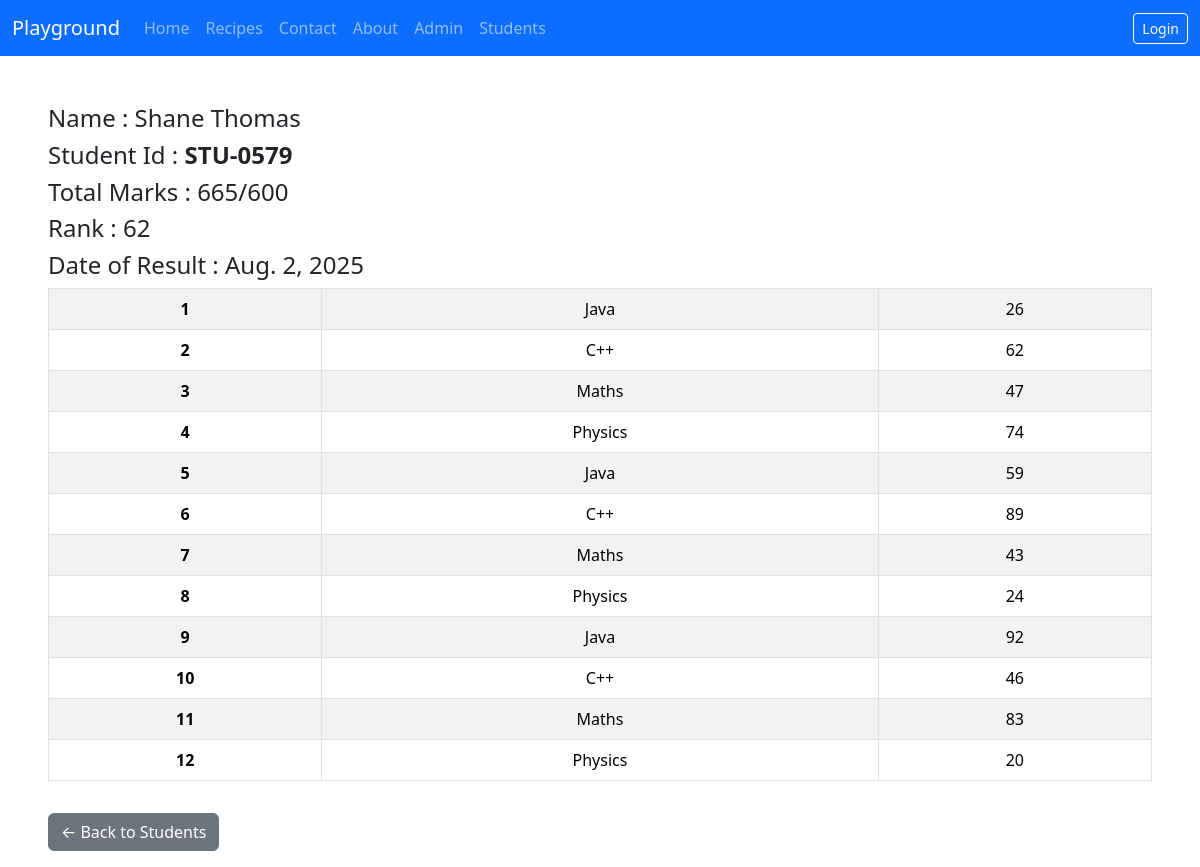
The app's page /marks/79 with its own data.
### vege/models.py (models this page shows, shortened)
class SubjectMarks(models.Model):
    student = models.ForeignKey(Student, related_name="studentmarks", on_delete=models.CASCADE)
    subject = models.ForeignKey(Subject, on_delete=models.CASCADE)
    marks = models.IntegerField()
    class Meta:
        unique_together = ['student', 'subject']

class Student(models.Model):
    department = models.ForeignKey(Department, related_name="depart", on_delete=models.CASCADE)
    student_id = models.OneToOneField(StudentID, related_name="studentid", on_delete=models.CASCADE)
    student_name = models.CharField(max_length=100)
    student_email = models.EmailField(unique=True)
    student_age = models.IntegerField(default=18)
    student_address = models.TextField()
    is_deleted = models.BooleanField(default= False)
    objects = StudentManager()
    admin_objects = models.Manager()
    class Meta:
        ordering = ['student_name']
        verbose_name = "student"

class StudentID(models.Model):
    student_id = models.CharField(max_length=100, unique=True)
    def __str__(self) -> str:
        return self.student_id

class ReportCard(models.Model):
    student = models.ForeignKey(Student, related_name="studentreportcard", on_delete=models.CASCADE)
    student_rank = models.IntegerField()
    date_of_rank_generation = models.DateField(auto_now_add=True)
    class Meta:
        unique_together = ['student_rank', 'date_of_rank_generation']

class Subject(models.Model):
    subject_name = models.CharField(max_length=100)

### vege/views.py (the view)
# urls.py: path('marks/<student_id>', see_marks, name = 'see_marks'),
def see_marks(request, student_id):
    queryset = SubjectMarks.objects.filter(student__student_id__student_id__icontains = student_id)
    total_marks = queryset.aggregate(total_marks = Sum('marks'))
    return render(request, "report/marks.html", {'queryset' : queryset, 'total_marks' : total_marks})

### vege/templates/report/marks.html (shortened to what this page needs)
{% extends "base.html" %}
{% block start %}
  <div class="table-responsive mt-5 mx-5">
    <h4>Name : {{queryset.first.student.student_name}}</h4>
    <h4>Student Id : <b> {{queryset.first.student.student_id}} </b></h4>
    <h4>Total Marks : {{ total_marks.total_marks }}/600</h4>
    <h4>Rank : {{queryset.first.student.studentreportcard.first.student_rank}} </h4>
    <h4>Date of Result : {{queryset.first.student.studentreportcard.first.date_of_rank_generation}} </h4>
    <table class="table table-bordered table-striped table-hover text-center">
      <tbody>
        {% for marks in queryset %}
        <tr>
          <th>{{forloop.counter}}</th>
          <td>{{marks.subject.subject_name}}</td>
          <td>{{ marks.marks }}</td>
          </tr>
        {% empty %}
        <tr>
          <td colspan="7">No student marks available.</td>
        </tr>
        {% endfor %}
      </tbody>
    </table>
  </div>
  <div class="mb-3 mt-3 mx-5">
    <a href="{% url 'get_students' %}" class="btn btn-secondary">&larr; Back to Students</a>
  </div>
{% endblock %}

### records on screen
SubjectMarks: first.student.student_name "Shane Thomas", first.student.student_id "STU-0579", first.student.studentreportcard.first.student_rank "62", first.student.studentreportcard.first.date_of_rank_generation "Aug. 2, 2025", subject.subject_name "Java", marks "26"
SubjectMarks: subject.subject_name "C++", marks "62"
SubjectMarks: subject.subject_name "Maths", marks "47"
SubjectMarks: subject.subject_name "Physics", marks "74"
SubjectMarks: subject.subject_name "Java", marks "59"
SubjectMarks: subject.subject_name "C++", marks "89"
SubjectMarks: subject.subject_name "Maths", marks "43"
SubjectMarks: subject.subject_name "Physics", marks "24"
SubjectMarks: subject.subject_name "Java", marks "92"
SubjectMarks: subject.subject_name "C++", marks "46"
SubjectMarks: subject.subject_name "Maths", marks "83"
SubjectMarks: subject.subject_name "Physics", marks "20"

### other values on screen
{{ total_marks.total_marks }} "665"
